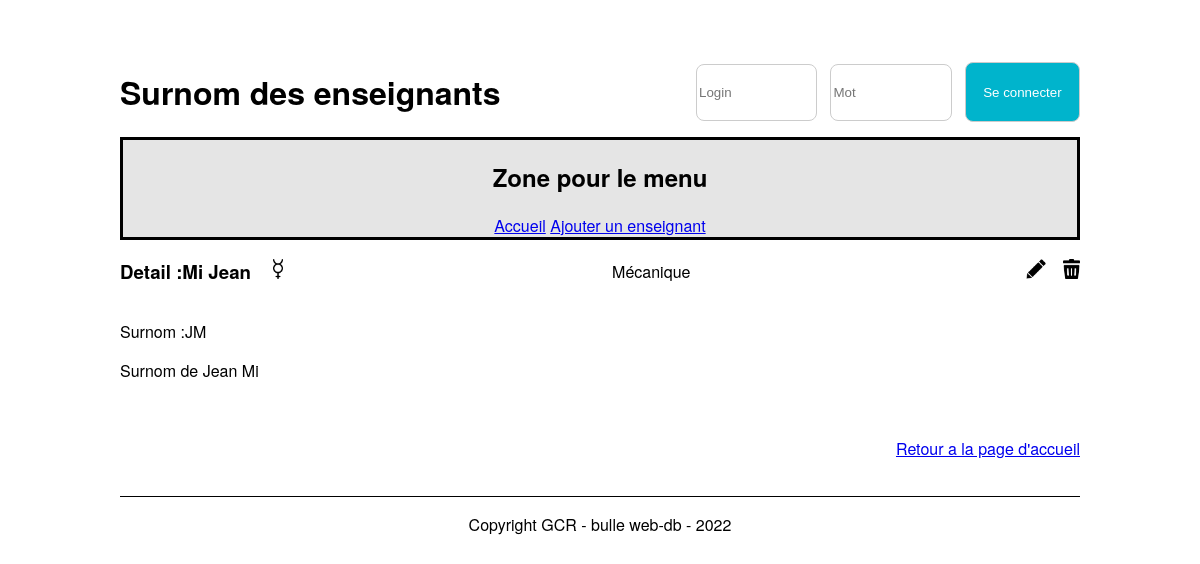
The app's page /detailTeacher.php?idTeacher=1 (signed in) with its own data.
### tables this page shows
CREATE TABLE `t_teacher` (
  `idTeacher` int NOT NULL,
  `teaFirstname` varchar(50) NOT NULL,
  `teaName` varchar(50) NOT NULL,
  `teaGender` char(1) NOT NULL,
  `teaNickname` varchar(50) NOT NULL,
  `teaOrigine` text NOT NULL,
  `teaPhoto` varchar(75) NOT NULL,
  `fkSection` int NOT NULL

);

CREATE TABLE `t_section` (
  `idSection` int NOT NULL,
  `secName` varchar(20) NOT NULL
);

### src/Database.php (called while the page is built, shortened)
<?php
class Database
{
    private $connector;
    public function __construct()
    {
        try {
            $this->connector = new PDO('mysql:host=localhost:6033;dbname=P_Appro2;charset=utf8', 'root', 'root');
        } catch (PDOException $e) {
            die('Erreur : ' . $e->getMessage());
        }
    }
    private function queryPrepareExecute($query, $binds)
    {
        $req = $this->connector->prepare($query);
        foreach ($binds as $bind => $value) {
            $req->bindValue($bind, $value);
        };
        $req->execute();
        return $req;
    }
    private function formatData($req)
    {
        return $req->fetchALL(PDO::FETCH_ASSOC);
    }
    public function getOneTeacher($id)
    {
        $query = "SELECT * FROM t_teacher, t_section WHERE idTeacher = :id AND fkSection = idSection";
        $bind = array('id' => $id);
        $req = $this->queryPrepareExecute($query, $bind);
        $Oneteacher = $this->formatData($req);
        return $Oneteacher[0];
    }
}

### src/detailTeacher.php (the view, shortened to what this page needs)
<?php
include("Database.php");
$db = new Database();
$OneTeacher = $db->getOneTeacher($_GET["idTeacher"]);
?>
<!DOCTYPE html>
<html lang="fr">
<head>
    <link href="./css/style.css" rel="stylesheet">
</head>
<body>
    <header>
        <div class="container-header">
            <div class="titre-header">
                <h1><?php echo gettext("Surnom des enseignants"); ?></h1>
            </div>
            <div class="login-container">
                <form action="#" method="post">
                    <input type="text" name="user" id="user" placeholder="Login">
                    <input type="password" name="password" id="password" placeholder=<?php echo gettext("Mot de passe"); ?>>
                    <button type="submit" class="btn btn-login"><?php echo gettext("Se connecter"); ?></button>
                </form>
            </div>
        </div>
        <nav>
            <h2><?php echo gettext("Zone pour le menu"); ?></h2>
            <?php if ($_SESSION['userConnected'] >= 1) {
            ?>
                <a href="index.php"><?php echo gettext("Accueil"); ?></a>
                <?php if ($_SESSION['userConnected'] == 2) {
                ?>
                    <a href="addTeacher.php"><?php echo gettext("Ajouter un enseignant"); ?></a>
                <?php } ?>
        </nav>
    <?php } ?>
    </header>
    <div class="container">
        <div class="user-head">
            <h3><?php echo gettext("Detail :"); ?><?php
                            echo $OneTeacher["teaName"] . " " . $OneTeacher["teaFirstname"] ?>
                <?php
                if ($OneTeacher["teaGender"] == "M") {
                    echo '<img style="margin-left: 1vw;" height="20em" src="./img/male.png" alt="male symbole">';
                } else if ($OneTeacher["teaGender"] == "F") {
                    echo '<img style="margin-left: 1vw;" height="20em" src="./img/femelle.png" alt="male symbole">';
                } else if ($OneTeacher["teaGender"] == "A") {
                    echo '<img style="margin-left: 1vw;" height="20em" src="./img/autre.png" alt="male symbole">';
                }
                ?>
            </h3>
            <p>
                <?php echo $OneTeacher["secName"] ?>
            </p>
            <div class="actions">
                <?php if ($_SESSION['userConnected'] == 2) { ?>
                    <a href="#">
                        <img height="20em" src="./img/edit.png" alt="edit icon"></a>
                    <a href="javascript:confirmDelete()">
                        <img height="20em" src="./img/delete.png" alt="delete icon"> </a>
                <?php } ?>
            </div>
        </div>
        <div class="user-body">
            <div class="left">
                <p><?php echo gettext("Surnom :"); echo $OneTeacher["teaNickname"]  ?></p>
                <p> <?php echo $OneTeacher["teaOrigine"]  ?></p>
            </div>
            <div>
            </div>
        </div>
        <div class="user-footer">
            <a href="index.html"><p><?php echo gettext("Retour a la page d'accueil")?></a>
        </div>
    </div>
    <footer>
        <p>Copyright GCR - bulle web-db - 2022</p>
    </footer>
</body>
</html>

### src/css/style.css (style rules this page uses)
body { font-family: "Helvetica Neue", Helvetica, Arial, sans-serif; margin: auto; width: 80%; }
nav { border: black solid 3px; background-color: #e5e5e5; text-align: center; }
.container { height: 50%; }
footer { border-top: black solid 1px; text-align: center; margin-top: 3vw; }
.containerOptions a, .user-head a { text-decoration: none; height: 100%; margin-left: 1vw; }
.user-head { width: 100%; display: flex; flex-direction: row; justify-content: space-between; align-items: center; }
.user-footer { text-align: right; }
.left, .rigth { display: inline-block; }
.left { width: 70%; }
.container-header { display: flex; justify-content: center; align-items: center; padding-top: 5%; }
.titre-header { width: 60%; height: 100%; }
.login-container { width: 40%; height: 100%; display: flex; justify-content: end; align-items: center; }
.login-container form { display: flex; justify-content: space-between; }
.login-container input, .login-container .btn-login { width: 30%; display: inline-block; border: 1px solid #ccc; border-radius: 8px; }
.login-container input { height: 4em; margin-bottom: auto; margin-top: auto; }
.btn-login { background-color: #00b4cc; }
.btn { text-align: center; color: white; width: 100%; border: none; cursor: pointer; height: 4.5em; border-radius: 8px; }

### records on screen
t_teacher: teaName "Mi", teaFirstname "Jean", fkSection.secName "Mécanique", teaNickname "JM", teaOrigine "Surnom de Jean Mi"

### other values on screen
gettext("Surnom des enseignants") "Surnom des enseignants"
gettext("Se connecter") "Se connecter"
gettext("Zone pour le menu") "Zone pour le menu"
gettext("Accueil") "Accueil"
gettext("Ajouter un enseignant") "Ajouter un enseignant"
gettext("Detail :") "Detail :"
gettext("Surnom :") "Surnom :"
gettext("Retour a la page d'accueil") "Retour a la page d'accueil"
